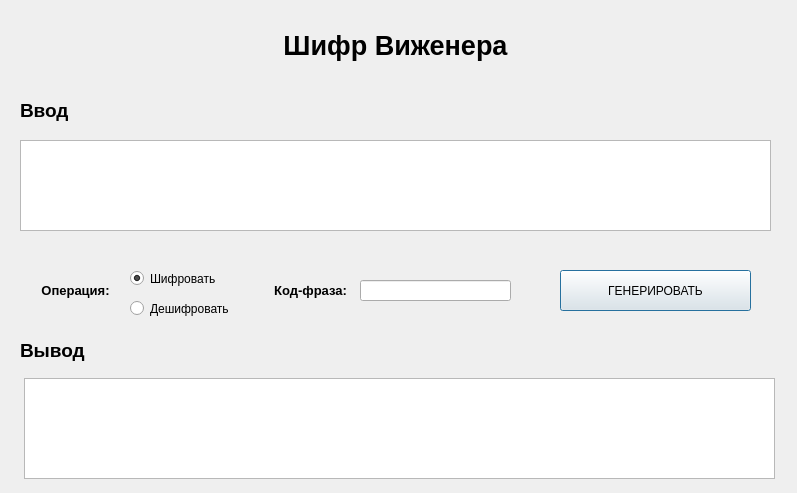
<?xml version="1.0" encoding="UTF-8"?>
<ui version="4.0">
 <class>Dialog</class>
 <widget class="QDialog" name="Dialog">
  <property name="geometry">
   <rect>
    <x>0</x>
    <y>0</y>
    <width>797</width>
    <height>493</height>
   </rect>
  </property>
  <property name="windowTitle">
   <string>Шифр Виженера</string>
  </property>
  <widget class="QRadioButton" name="uncode_radioButton">
   <property name="geometry">
    <rect>
     <x>130</x>
     <y>300</y>
     <width>101</width>
     <height>17</height>
    </rect>
   </property>
   <property name="text">
    <string>Дешифровать</string>
   </property>
   <attribute name="buttonGroup">
    <string notr="true">buttonGroup</string>
   </attribute>
  </widget>
  <widget class="QRadioButton" name="code_radioButton">
   <property name="geometry">
    <rect>
     <x>130</x>
     <y>270</y>
     <width>101</width>
     <height>17</height>
    </rect>
   </property>
   <property name="text">
    <string>Шифровать</string>
   </property>
   <property name="checked">
    <bool>true</bool>
   </property>
   <attribute name="buttonGroup">
    <string notr="true">buttonGroup</string>
   </attribute>
  </widget>
  <widget class="QLabel" name="label_4">
   <property name="geometry">
    <rect>
     <x>30</x>
     <y>280</y>
     <width>91</width>
     <height>20</height>
    </rect>
   </property>
   <property name="font">
    <font>
     <pointsize>10</pointsize>
     <weight>75</weight>
     <bold>true</bold>
    </font>
   </property>
   <property name="text">
    <string>Операция:</string>
   </property>
   <property name="alignment">
    <set>Qt::AlignCenter</set>
   </property>
  </widget>
  <widget class="QLabel" name="label_3">
   <property name="geometry">
    <rect>
     <x>20</x>
     <y>90</y>
     <width>751</width>
     <height>41</height>
    </rect>
   </property>
   <property name="font">
    <font>
     <pointsize>14</pointsize>
     <weight>75</weight>
     <bold>true</bold>
    </font>
   </property>
   <property name="text">
    <string>Ввод</string>
   </property>
  </widget>
  <widget class="QLineEdit" name="codeword_lineEdit">
   <property name="geometry">
    <rect>
     <x>360</x>
     <y>280</y>
     <width>151</width>
     <height>21</height>
    </rect>
   </property>
  </widget>
  <widget class="QTextBrowser" name="output_data_textBrowser">
   <property name="geometry">
    <rect>
     <x>24</x>
     <y>378</y>
     <width>751</width>
     <height>101</height>
    </rect>
   </property>
   <property name="font">
    <font>
     <pointsize>12</pointsize>
    </font>
   </property>
  </widget>
  <widget class="QPushButton" name="generate_pushButton">
   <property name="geometry">
    <rect>
     <x>560</x>
     <y>270</y>
     <width>191</width>
     <height>41</height>
    </rect>
   </property>
   <property name="sizePolicy">
    <sizepolicy hsizetype="Minimum" vsizetype="Fixed">
     <horstretch>0</horstretch>
     <verstretch>0</verstretch>
    </sizepolicy>
   </property>
   <property name="text">
    <string>ГЕНЕРИРОВАТЬ</string>
   </property>
  </widget>
  <widget class="QTextEdit" name="input_data_textEdit">
   <property name="geometry">
    <rect>
     <x>20</x>
     <y>140</y>
     <width>751</width>
     <height>91</height>
    </rect>
   </property>
   <property name="font">
    <font>
     <pointsize>12</pointsize>
    </font>
   </property>
  </widget>
  <widget class="QLabel" name="label_5">
   <property name="geometry">
    <rect>
     <x>260</x>
     <y>280</y>
     <width>101</width>
     <height>21</height>
    </rect>
   </property>
   <property name="font">
    <font>
     <pointsize>10</pointsize>
     <weight>75</weight>
     <bold>true</bold>
    </font>
   </property>
   <property name="text">
    <string>Код-фраза:</string>
   </property>
   <property name="alignment">
    <set>Qt::AlignCenter</set>
   </property>
  </widget>
  <widget class="QLabel" name="label_2">
   <property name="geometry">
    <rect>
     <x>20</x>
     <y>330</y>
     <width>761</width>
     <height>41</height>
    </rect>
   </property>
   <property name="font">
    <font>
     <pointsize>14</pointsize>
     <weight>75</weight>
     <bold>true</bold>
    </font>
   </property>
   <property name="text">
    <string>Вывод</string>
   </property>
  </widget>
  <widget class="QLabel" name="label">
   <property name="geometry">
    <rect>
     <x>10</x>
     <y>10</y>
     <width>771</width>
     <height>71</height>
    </rect>
   </property>
   <property name="font">
    <font>
     <pointsize>20</pointsize>
     <weight>75</weight>
     <bold>true</bold>
    </font>
   </property>
   <property name="text">
    <string>Шифр Виженера</string>
   </property>
   <property name="alignment">
    <set>Qt::AlignCenter</set>
   </property>
  </widget>
 </widget>
 <resources/>
 <connections/>
 <buttongroups>
  <buttongroup name="buttonGroup"/>
 </buttongroups>
</ui>
